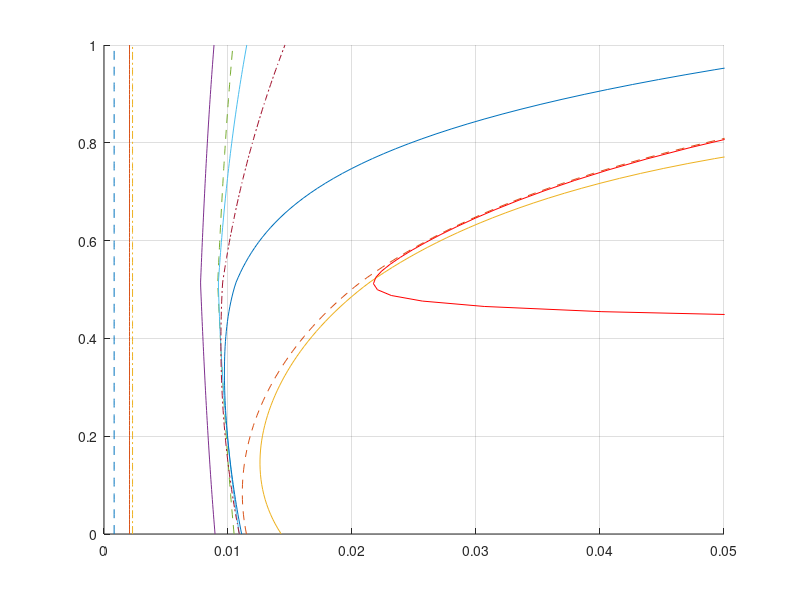

This chart was generated by the following MATLAB code: (Note: this script raises an error after producing the figure.)
clc
clear all
close all

% Berechnung_FE2_PS4_Widerstand;


load Ergebnisse_stat_Flaechenbelastung_Fluegelflaeche.mat
load Ergebnisse_Start_Landeanforderungen.mat;
load Ergebnisse_Widerstand_FE2.mat; 
load Getroffene_Annahmen_und_FUN.mat;


%% Plot design

figure(1)

hold on
grid on

xlim([0, 0.05])
ylim([0, 1])

sz = size(Ergebnisse_Widerstand_FE2.x_vector);
numPlots = sz(1,1); %6;     % muss veraendert werden um off Design noch zu plotten


% Farbverlauf definieren
colorStart = [0, 0, 1];   % Startfarbe (RGB)
colorEnd = [0, 0, 0];     % Endfarbe (RGB)

% Farbwerte für jeden Plot berechnen
colors = zeros(numPlots/2, 3);
for n_color = 1:(numPlots)
    colors(n_color, :) = colorStart + (n_color-1) * (colorEnd - colorStart) / ((numPlots)-1);
end

% colors = vertcat(colors, colors);


% Linienarten definieren
lineStyles = {'--', '-', '-.', '-', '--', '-', '-.', '-', '--', '-', '-.', '-' }; % Gestrichelt, Gepunktet


% Plots erstellen
for n_plot = 1:numPlots
   autoplot(n_plot,1) = plot((Ergebnisse_Widerstand_FE2.x_vector_sum(n_plot,:)), Ergebnisse_Widerstand_FE2.c_A_F, 'LineStyle', lineStyles{1,n_plot}); % , 'Color', colors(n_plot, :), 'LineStyle', lineStyles{1,n_plot});
end
autoplot(numPlots+1, 1) = plot(Ergebnisse_Widerstand_FE2.x_vector_sum_off_D(numPlots,:), Ergebnisse_Widerstand_FE2.c_A_F_off_D,'red'); % Plot Off_Design


% Schnittpunkt Design / Off_design
schnittpunkt_des_off_D=InterX([Ergebnisse_Widerstand_FE2.x_vector_sum_off_D(numPlots,:); Ergebnisse_Widerstand_FE2.c_A_F_off_D], [(Ergebnisse_Widerstand_FE2.x_vector_sum(numPlots,:)); Ergebnisse_Widerstand_FE2.c_A_F]);
autoplot(numPlots+2, 1) = plot(schnittpunkt_des_off_D(1,1), schnittpunkt_des_off_D(2,1), '*b');


% Schnittpunkt Offdesign c_A_CR
schnittpunkt_off_D_c_A_CR = InterX([Ergebnisse_Widerstand_FE2.x_vector_sum_off_D(numPlots,:); Ergebnisse_Widerstand_FE2.c_A_F_off_D], [[0, 1]; [Ergebnisse_stat_Flaechenbelastung.C_A_CR, Ergebnisse_stat_Flaechenbelastung.C_A_CR]]);
autoplot(numPlots+3, 1) = plot(schnittpunkt_off_D_c_A_CR(1,1), schnittpunkt_off_D_c_A_CR(2,1), 'og');


% schoen machen des Plots 

legend(autoplot(1:n_plot+3),{'SLW', '+ HLW', '+ Interferenz', '+ Rumpf', '+ Triebwerk', '+ Trimmung', '+ Abwind', '+ Profil', '+ ind. Widerstand', '+ Wellenwiderstand', '+Off-Design', 'Schnittpunkt von Design / Off-Design', 'C_{A,CR}'},...
    'Location','eastoutside','FontSize',30)%15);

title('Kumulative Widerstandspolare','FontSize',40)
xlabel('c_W','FontSize',25);
ylabel('c_A','FontSize',25);
set(gca, 'FontSize', 20);
hold off;

% 
% figure(2)
% 
% hold on
% 
% Widerstandsanteile_CR_vec = Ergebnisse_Widerstand_FE2.x_vector(:,104);
% Gesamt_W=sum(Widerstandsanteile_CR_vec);
% 
% proz_Widerstandsanteile = Widerstandsanteile_CR_vec ./ Gesamt_W;
% labels = ["SLW", "HLW", "Interferenz", "Rumpf", "Triebwerk", "Trimmung", "Abwind", "Profil", "ind. Widerstand", "Wellenwiderstand"];
% pie(proz_Widerstandsanteile);     %, labels);
% 
% legend('+ SLW', '+ HLW', '+ Interferenz', '+ Rumpf', '+ Triebwerk', '+ Trimmung', '+ Abwind', '+ Profil', '+ ind. Widerstand', '+ Wellenwiderstand')
% 
% 
% hold off


%% Reziproke Gleitzahlpolare

[max_y, max_x] = max(Ergebnisse_Widerstand_FE2.Gleitverhaeltnis_Des);

figure(3)
hold on
grid on 

title('Reziproke Gleitzahlpolare','FontSize',40)
xlabel('c_A','FontSize',20);
ylabel('c_A / c_W','FontSize',20);
xlim([0 1])
ylim([0 25])


plot(Ergebnisse_Widerstand_FE2.c_A_F, Ergebnisse_Widerstand_FE2.Gleitverhaeltnis_Des);  % Designpolare
plot(Ergebnisse_Widerstand_FE2.c_A_F_off_D, Ergebnisse_Widerstand_FE2.Gleitverhaeltnis_off_D);      % Offdesignpolare
plot(Ergebnisse_Widerstand_FE2.c_A_F(1,max_x), max_y, '*k');        % Green Dot / optimales Gleitverhaeltnis

legend('Design', 'Offdesign', 'Maximales Gleitverhältnis', 'FontSize',30, Location='eastoutside')
set(gca, 'FontSize', 20);
hold off;



% %% Off D
% 
% figure(4)
% 
% hold on
% grid on
% 
% xlim([0, 0.05])
% ylim([0, 1])
% 
% sz = size(Ergebnisse_Widerstand_FE2.x_vector);
% numPlots = sz(1,1); %6;     % muss veraendert werden um off Design noch zu plotten
% 
% 
% % Farbverlauf definieren
% colorStart = [0, 0, 1];   % Startfarbe (RGB)
% colorEnd = [0, 0, 0];     % Endfarbe (RGB)
% 
% % Farbwerte für jeden Plot berechnen
% colors = zeros(numPlots/2, 3);
% for n_color = 1:(numPlots)
%     colors(n_color, :) = colorStart + (n_color-1) * (colorEnd - colorStart) / ((numPlots)-1);
% end
% 
% % colors = vertcat(colors, colors);
% 
% 
% % Linienarten definieren
% lineStyles = {'--', '-', '-.', '-', '--', '-', '-.', '-', '--', '-', '-.', '-' }; % Gestrichelt, Gepunktet
% 
% 
% % Plots erstellen
% for n_plot = 1:numPlots
%    autoplot_x(n_plot,1) = plot((Ergebnisse_Widerstand_FE2.x_vector_sum_off_D(n_plot,:)), Ergebnisse_Widerstand_FE2.c_A_F_off_D, 'LineStyle', lineStyles{1,n_plot}); % , 'Color', colors(n_plot, :), 'LineStyle', lineStyles{1,n_plot});
% end
% % autoplot(numPlots+1, 1) = plot(Ergebnisse_Widerstand_FE2.x_vector_sum_off_D(numPlots,:), Ergebnisse_Widerstand_FE2.c_A_F_off_D,'red'); % Plot Off_Design
% 
% 
% % % Schnittpunkt Design / Off_design
% % schnittpunkt_des_off_D=InterX([Ergebnisse_Widerstand_FE2.x_vector_sum_off_D(numPlots,:); Ergebnisse_Widerstand_FE2.c_A_F_off_D], [(Ergebnisse_Widerstand_FE2.x_vector_sum(numPlots,:)); Ergebnisse_Widerstand_FE2.c_A_F]);
% % autoplot(numPlots+2, 1) = plot(schnittpunkt_des_off_D(1,1), schnittpunkt_des_off_D(2,1), '*b');
% % 
% % 
% % % Schnittpunkt Offdesign c_A_CR
% % schnittpunkt_off_D_c_A_CR = InterX([Ergebnisse_Widerstand_FE2.x_vector_sum_off_D(numPlots,:); Ergebnisse_Widerstand_FE2.c_A_F_off_D], [[0, 1]; [Ergebnisse_stat_Flaechenbelastung.C_A_CR, Ergebnisse_stat_Flaechenbelastung.C_A_CR]]);
% % autoplot(numPlots+3, 1) = plot(schnittpunkt_off_D_c_A_CR(1,1), schnittpunkt_off_D_c_A_CR(2,1), 'og');
% % 
% % 
% % % schoen machen des Plots 
% % 
% % legend(autoplot(1:n_plot+3),{'SLW', '+ HLW', '+ Interferenz', '+ Rumpf', '+ Triebwerk', '+ Trimmung', '+ Abwind', '+ Profil', '+ ind. Widerstand', '+ Wellenwiderstand', '+Off-Design', 'Schnittpunkt von Design / Off-Design', 'C_{A,CR}'},...
% %     'Location','southeast','FontSize',10)%15);
% % 
% % title('Kumulative Widerstandspolare','FontSize',25)
% % xlabel('c_W','FontSize',20);
% % ylabel('c_A','FontSize',20);
% 
% hold off;


